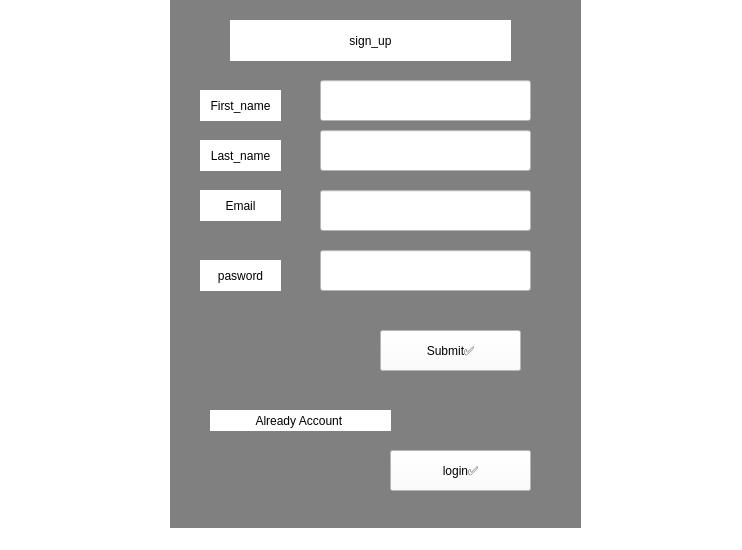
<?xml version="1.0" encoding="UTF-8"?>
<ui version="4.0">
 <class>MainWindow</class>
 <widget class="QMainWindow" name="MainWindow">
  <property name="geometry">
   <rect>
    <x>0</x>
    <y>0</y>
    <width>742</width>
    <height>550</height>
   </rect>
  </property>
  <property name="windowTitle">
   <string>MainWindow</string>
  </property>
  <property name="windowIcon">
   <iconset>
    <normaloff>../../../../../Downloads/icons8-neural-network-64.png</normaloff>../../../../../Downloads/icons8-neural-network-64.png</iconset>
  </property>
  <property name="toolTip">
   <string notr="true"/>
  </property>
  <property name="styleSheet">
   <string notr="true">background-color: white; </string>
  </property>
  <property name="toolButtonStyle">
   <enum>Qt::ToolButtonTextBesideIcon</enum>
  </property>
  <property name="tabShape">
   <enum>QTabWidget::Triangular</enum>
  </property>
  <widget class="QWidget" name="centralwidget">
   <widget class="QLabel" name="label">
    <property name="geometry">
     <rect>
      <x>170</x>
      <y>0</y>
      <width>411</width>
      <height>531</height>
     </rect>
    </property>
    <property name="styleSheet">
     <string notr="true">background-color: gray;</string>
    </property>
    <property name="text">
     <string/>
    </property>
   </widget>
   <widget class="QLabel" name="label_2">
    <property name="geometry">
     <rect>
      <x>230</x>
      <y>20</y>
      <width>281</width>
      <height>41</height>
     </rect>
    </property>
    <property name="styleSheet">
     <string notr="true">font: 75 22pt &quot;MS Shell Dlg 2&quot;;</string>
    </property>
    <property name="text">
     <string>sign_up</string>
    </property>
    <property name="alignment">
     <set>Qt::AlignCenter</set>
    </property>
   </widget>
   <widget class="QLabel" name="label_3">
    <property name="geometry">
     <rect>
      <x>200</x>
      <y>90</y>
      <width>81</width>
      <height>31</height>
     </rect>
    </property>
    <property name="text">
     <string>First_name</string>
    </property>
    <property name="alignment">
     <set>Qt::AlignCenter</set>
    </property>
   </widget>
   <widget class="QLabel" name="label_4">
    <property name="geometry">
     <rect>
      <x>200</x>
      <y>140</y>
      <width>81</width>
      <height>31</height>
     </rect>
    </property>
    <property name="text">
     <string>Last_name</string>
    </property>
    <property name="alignment">
     <set>Qt::AlignCenter</set>
    </property>
   </widget>
   <widget class="QPushButton" name="pushButton_2">
    <property name="geometry">
     <rect>
      <x>390</x>
      <y>450</y>
      <width>141</width>
      <height>41</height>
     </rect>
    </property>
    <property name="text">
     <string>login✅</string>
    </property>
   </widget>
   <widget class="QLabel" name="label_7">
    <property name="geometry">
     <rect>
      <x>210</x>
      <y>410</y>
      <width>181</width>
      <height>21</height>
     </rect>
    </property>
    <property name="text">
     <string>Already Account </string>
    </property>
    <property name="alignment">
     <set>Qt::AlignCenter</set>
    </property>
   </widget>
   <widget class="QPushButton" name="pushButton_3">
    <property name="geometry">
     <rect>
      <x>380</x>
      <y>330</y>
      <width>141</width>
      <height>41</height>
     </rect>
    </property>
    <property name="text">
     <string>Submit✅</string>
    </property>
   </widget>
   <widget class="QLineEdit" name="lineEdit_first">
    <property name="geometry">
     <rect>
      <x>320</x>
      <y>80</y>
      <width>211</width>
      <height>41</height>
     </rect>
    </property>
   </widget>
   <widget class="QLineEdit" name="lineEdit_last">
    <property name="geometry">
     <rect>
      <x>320</x>
      <y>130</y>
      <width>211</width>
      <height>41</height>
     </rect>
    </property>
   </widget>
   <widget class="QLabel" name="label_5">
    <property name="geometry">
     <rect>
      <x>200</x>
      <y>190</y>
      <width>81</width>
      <height>31</height>
     </rect>
    </property>
    <property name="text">
     <string>Email</string>
    </property>
    <property name="alignment">
     <set>Qt::AlignCenter</set>
    </property>
   </widget>
   <widget class="QLabel" name="label_6">
    <property name="geometry">
     <rect>
      <x>200</x>
      <y>260</y>
      <width>81</width>
      <height>31</height>
     </rect>
    </property>
    <property name="text">
     <string>pasword</string>
    </property>
    <property name="alignment">
     <set>Qt::AlignCenter</set>
    </property>
   </widget>
   <widget class="QLineEdit" name="lineEdit_email">
    <property name="geometry">
     <rect>
      <x>320</x>
      <y>190</y>
      <width>211</width>
      <height>41</height>
     </rect>
    </property>
   </widget>
   <widget class="QLineEdit" name="lineEdit_password">
    <property name="geometry">
     <rect>
      <x>320</x>
      <y>250</y>
      <width>211</width>
      <height>41</height>
     </rect>
    </property>
   </widget>
  </widget>
  <widget class="QMenuBar" name="menubar">
   <property name="geometry">
    <rect>
     <x>0</x>
     <y>0</y>
     <width>742</width>
     <height>21</height>
    </rect>
   </property>
  </widget>
  <widget class="QStatusBar" name="statusbar"/>
 </widget>
 <resources/>
 <connections/>
</ui>
